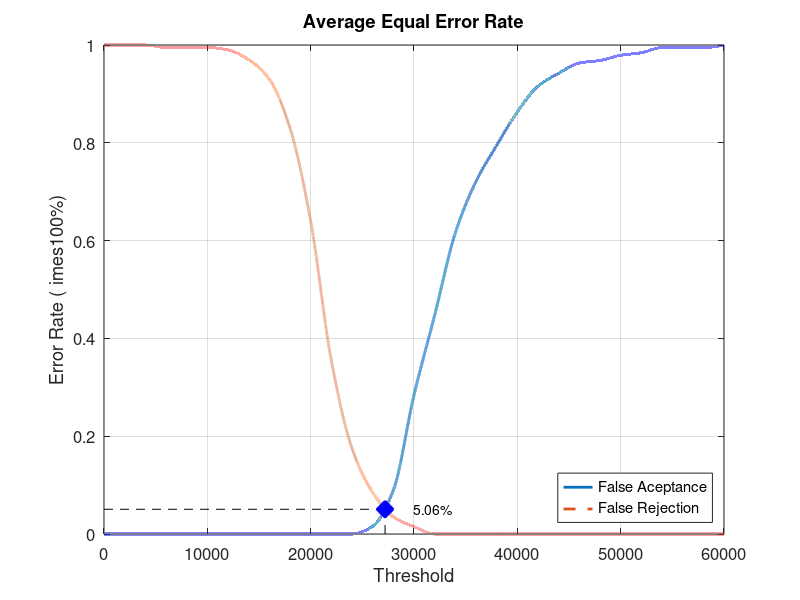
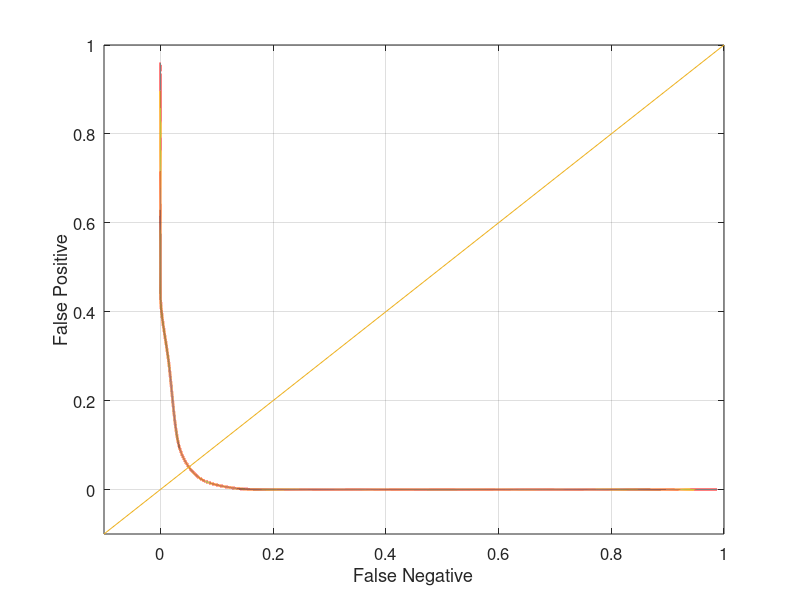

MATLAB code to generate these figures, in order:
close all;
clear;
clc;
x = 0:2000:60000;
xq = 0:0.5:60000;

y0 = [0 0 0 0 0 0 0 0 0 0 0 0 0 0.0157895 0.0894737 0.284211 0.447368 0.615789 0.721053 0.794737 0.863158 0.915789 0.942105 0.963158 0.968421 0.978947 0.984211 0.994737 0.994737 0.994737 1]
yy0 = interp1(x, y0, xq, 'pchip');
y1 = [1 1 1 0.995 0.995 0.995 0.99 0.97 0.93 0.83 0.64 0.355 0.175 0.085 0.035 0.015 0 0 0 0 0 0 0 0 0 0 0 0 0 0 0]
yy1 = interp1(x, y1, xq, 'pchip');

% Calculating EER: 
y2 = abs(y0 - y1);
find(y2 == min(y2))
yy2 = abs(yy0 - yy1);
xEER = find(yy2 == min(yy2));
xEERIndex = xq(xEER) % X-axis EER
yEER = yy0(xEER) % Y-axis EER

main = figure
plot(xq, yy0,'-','LineWidth', 2);	hold on
plot(xq, yy1,'--','LineWidth', 2);	hold on
plot([xEERIndex xEERIndex], [0 yEER], 'k--');	hold on
plot([0 xEERIndex], [yEER yEER], 'k--');	hold on
plot(xEERIndex, yEER, 'bx', 'LineWidth', 10);	hold on
text(xEERIndex + 10 * xEERIndex / 100, yEER, [num2str(round((10000 * yEER)) / 100) '%'])
legend('False Aceptance', 'False Rejection', 'Location', 'SouthEast')
xlabel('Threshold')
ylabel('Error Rate (	imes100%)')
title('Average Equal Error Rate')
set(gca, 'FontSize', 12)
axis([0 60000 0 1])
grid on

print(main, 'Database4_4Main', '-dpng');
FNRxFPR = figure('Color', [1 1 1]);
plot(yy1, yy0, '-', yy1, yy0, 'LineWidth', 2);
hold on
y = -0.1:0.1:1
plot(y, y); 
set(gca, 'FontSize', 12)
xlabel('False Negative')
ylabel('False Positive')
axis([-0.1 1 -0.1 1])
set(gca, 'FontSize', 12)
grid on

print(FNRxFPR, 'Database4_4FNRxFPR','-dpng');
